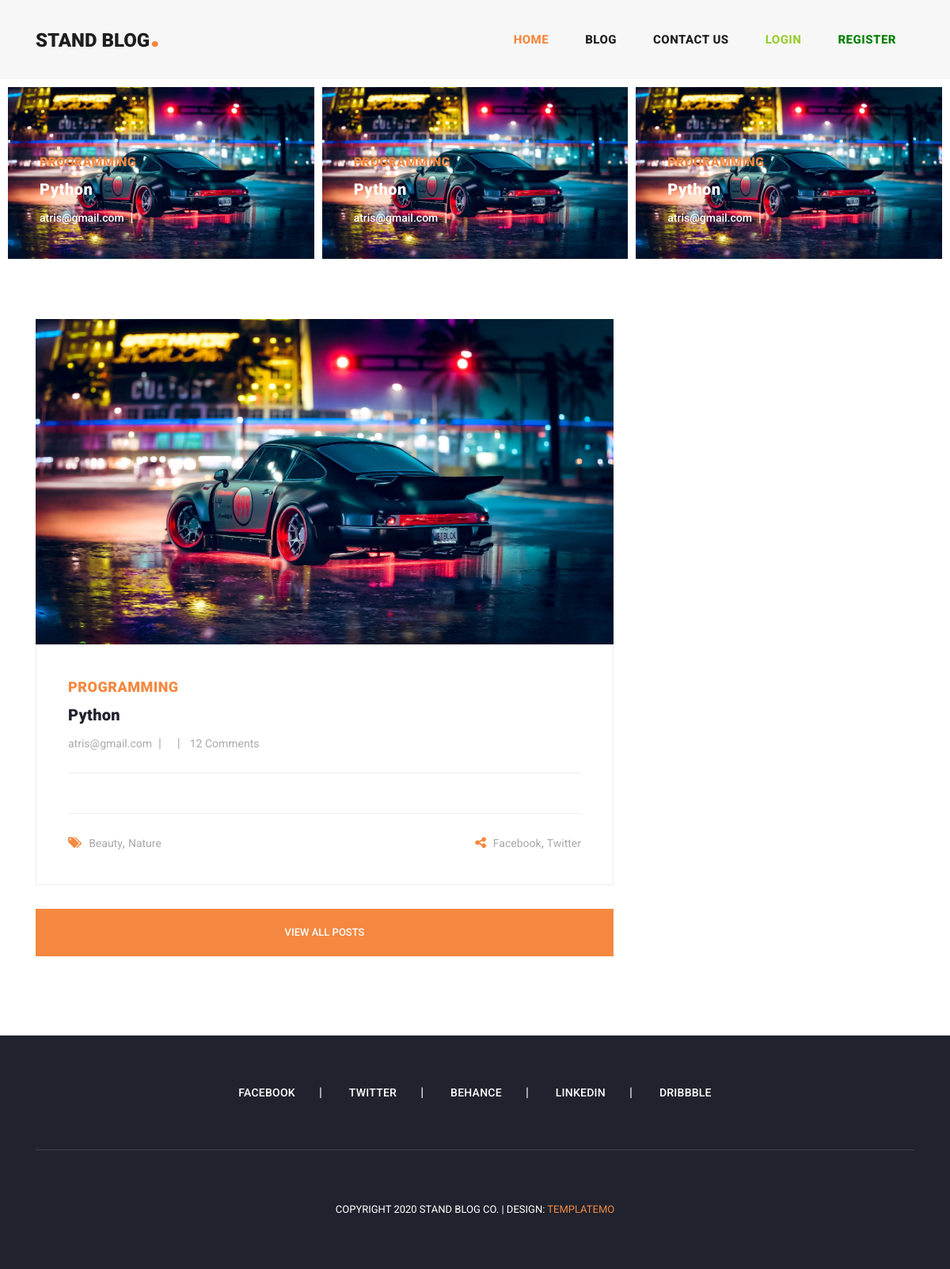
The page / on the database its author committed.
### blog_app/models.py (models this page shows, shortened)
class Post(models.Model):
    author = models.ForeignKey(User, on_delete=models.CASCADE)
    category = models.ManyToManyField(Category)
    title = models.CharField(max_length=505)
    title_site = models.CharField(max_length=80)
    site_meta = models.CharField(max_length=500)
    short_description = models.TextField()
    description = RichTextUploadingField()
    created_at = models.DateTimeField(auto_now_add=True)
    updated_at = models.DateTimeField(auto_now=True)
    image = models.ImageField(upload_to='image')
    published = models.BooleanField(default=False)
    view = models.IntegerField(default=0)
    slug = models.SlugField()

class Category(models.Model):
    title = models.CharField(max_length=200)
    created_at = models.DateTimeField(auto_now_add=True)
    def __str__(self):
        return self.title

### account_app/models.py (models this page shows, shortened)
class User(AbstractBaseUser):
    email = models.EmailField(
        verbose_name='email address',
        max_length=255,
        unique=True,
    )
    fullname = models.CharField(max_length=100, verbose_name='نام کامل')
    date_of_birth = models.DateField(null=True, blank=True)
    date_of_joind = models.DateField(auto_now_add=True)
    is_active = models.BooleanField(default=True)
    is_admin = models.BooleanField(default=False)
    objects = UserManager()
    USERNAME_FIELD = 'email'
    REQUIRED_FIELDS = []
    def __str__(self):
        return self.email

### home_app/views.py (the view)
# urls.py: 2. Add a URL to urlpatterns:  path('', views.home, name='home')
def home(request):
    posts = Post.objects.all()[:3]
    return render(request, 'home_app/index.html', {'posts': posts})

### home_app/templates/home_app/index.html (shortened to what this page needs)
{% extends 'base.html' %}
{% load static %}
{% load render_partial %}
{% block content %}
    <body>
    <div class="main-banner header-text">
        <div class="container-fluid">
            <div class="owl-banner owl-carousel">
                {% for post in posts %}
                    <div class="item">
                        <img src="{{ post.image.url }}" alt="">
                        <div class="item-content">
                            <div class="main-content">
                                <div class="meta-category">
                                    <span>{{ post.category.first }}</span>
                                </div>
                                <a href="{% url 'post_detail' post.slug %}"><h4>{{ post.title }}</h4></a>
                                <ul class="post-info">
                                    <li><a href="#">{{ post.author }}</a></li>
                                </ul>
                            </div>
                        </div>
                    </div>
                {% endfor %}
            </div>
        </div>
    </div>
    <section class="blog-posts">
        <div class="container">
            <div class="row">
                <div class="col-lg-8">
                    <div class="all-blog-posts">
                        <div class="row">
                            {% for post in posts %}
                                <div class="col-lg-12">
                                    <div class="blog-post">
                                        <div class="blog-thumb">
                                            <img src="{{ post.image.url }}" alt="">
                                        </div>
                                        <div class="down-content">
                                            <span>{{ post.category.first }}</span>
                                            <a href="{% url 'post_detail' post.slug %}"><h4>{{ post.title }}</h4></a>
                                            <ul class="post-info">
                                                <li><a href="#">{{ post.author }}</a></li>
                                                <li><a href="#">{{ post.shamsi_date }}</a></li>
                                                <li><a href="#">12 Comments</a></li>
                                            </ul>
                                            <p>{{ post.body }}</p>
                                            <div class="post-options">
                                                <div class="row">
                                                    <div class="col-6">
                                                        <ul class="post-tags">
                                                            <li><i class="fa fa-tags"></i></li>
                                                            <li><a href="#">Beauty</a>,</li>
                                                            <li><a href="#">Nature</a></li>
                                                        </ul>
                                                    </div>
                                                    <div class="col-6">
                                                        <ul class="post-share">
                                                            <li><i class="fa fa-share-alt"></i></li>
                                                            <li><a href="#">Facebook</a>,</li>
                                                            <li><a href="#"> Twitter</a></li>
                                                        </ul>
                                                    </div>
                                                </div>
                                            </div>
                                        </div>
                                    </div>
                                </div>
                            {% endfor %}
                            {% if posts %}
                                <div class="col-lg-12">
                                    <div class="main-button">
                                        <a href="{% url 'blog' %}">View All Posts</a>
                                    </div>
                                </div>
                            {% endif %}
                        </div>
                    </div>
                </div>
            </div>
        </div>
    </section>
    </body>
{% endblock %}

### home_app/static/home_app/css/templatemo-stand-blog.css (style rules this page uses)
body { font-family: 'Roboto', sans-serif; overflow-x: hidden; text-rendering: optimizeLegibility; -webkit-font-smoothing: antialiased; -moz-osx-font-smoothing: grayscale; }
p { margin-bottom: 0px; font-size: 15px; font-weight: 400; color: #7a7a7a; line-height: 30px; }
a { text-decoration: none!important; }
ul { padding: 0; margin: 0; list-style: none; }
h1,h2,h3,h4,h5,h6 { margin: 0px; }
.main-button a { display: inline-block; background-color: #f48840; color: #fff; font-size: 13px; font-weight: 500; padding: 12px 20px; text-transform: uppercase; transition: all .3s; }
.main-banner .container-fluid { padding: 0px 10px; margin-bottom: -24px; }
.owl-banner { padding-top: 110px; }
.owl-banner .item { position: relative; }
.owl-banner .item .item-content { position: absolute; bottom: 40px; left: 40px; }
.owl-banner .item .item-content .meta-category span { color: #f48840; font-size: 18px; text-transform: uppercase; font-weight: 900; letter-spacing: 0.25px; }
.owl-banner .item .item-content h4 { font-size: 24px; font-weight: 900; color: #fff; letter-spacing: 0.5px; text-transform: capitalize; margin: 10px 0px 12px 0px; }
.owl-banner .item .item-content ul li { display: inline-block; margin-right: 8px; }
.owl-banner .item .item-content ul li:after { content: '|'; color: #fff; margin-left: 8px; }
.owl-banner .item .item-content ul li a { font-size: 14px; color: #fff; font-weight: 500; transition: all .3s; }
.blog-posts { margin-top: 100px; }
.blog-posts .blog-post { margin-bottom: 30px; }
.blog-posts .blog-thumb img { width: 100%; overflow: hidden; }
.blog-posts .down-content { padding: 40px; border-right: 1px solid #eee; border-left: 1px solid #eee; border-bottom: 1px solid #eee; }
.blog-posts .down-content span { font-size: 18px; text-transform: uppercase; letter-spacing: 0.5px; font-weight: 900; color: #f48840; }
.blog-posts .down-content h4 { font-size: 24px; text-transform: capitalize; letter-spacing: 0.5px; font-weight: 900; color: #20232e; margin: 10px 0px 12px 0px; }
.blog-posts .down-content ul.post-info li { display: inline-block; margin-right: 8px; }
.blog-posts .down-content ul.post-info li:after { content: '|'; color: #aaa; margin-left: 8px; }
.blog-posts .down-content h4 { font-size: 20px; letter-spacing: 0.25px; }
.blog-posts .down-content ul.post-info li:last-child::after { display: none; }
.blog-posts .down-content ul.post-info li a { font-size: 14px; color: #aaa; font-weight: 400; transition: all .3s; }
.blog-posts .down-content p { padding: 25px 0px; margin: 25px 0px; border-top: 1px solid #eee; border-bottom: 1px solid #eee; }
.blog-posts .down-content ul.post-share { text-align: right; }
.blog-posts .down-content ul.post-tags li, .blog-posts .down-content ul.post-share li { display: inline-block; }
.blog-posts .down-content ul.post-tags li:first-child i, .blog-posts .down-content ul.post-share li:first-child i { color: #f48840; margin-right: 5px; }
.blog-posts .down-content ul.post-tags li, .blog-posts .down-content ul.post-share li { color: #aaa; }
.blog-posts .down-content ul.post-tags li a, .blog-posts .down-content ul.post-share li a { font-size: 14px; color: #aaa; font-weight: 400; transition: all .3s; }
.blog-posts .main-button a { height: 60px; line-height: 60px; padding: 0px; width: 100%; text-align: center; }
@media (max-width: 1250px) { .owl-banner .item .item-content .meta-category span { font-size: 16px; } }
@media (max-width: 1250px) { .owl-banner .item .item-content h4 { font-size: 20px; } }

### rows shown on the page
Post: image (picture), category.first "PROGRAMMING", title "Python", author "atris@gmail.com"
